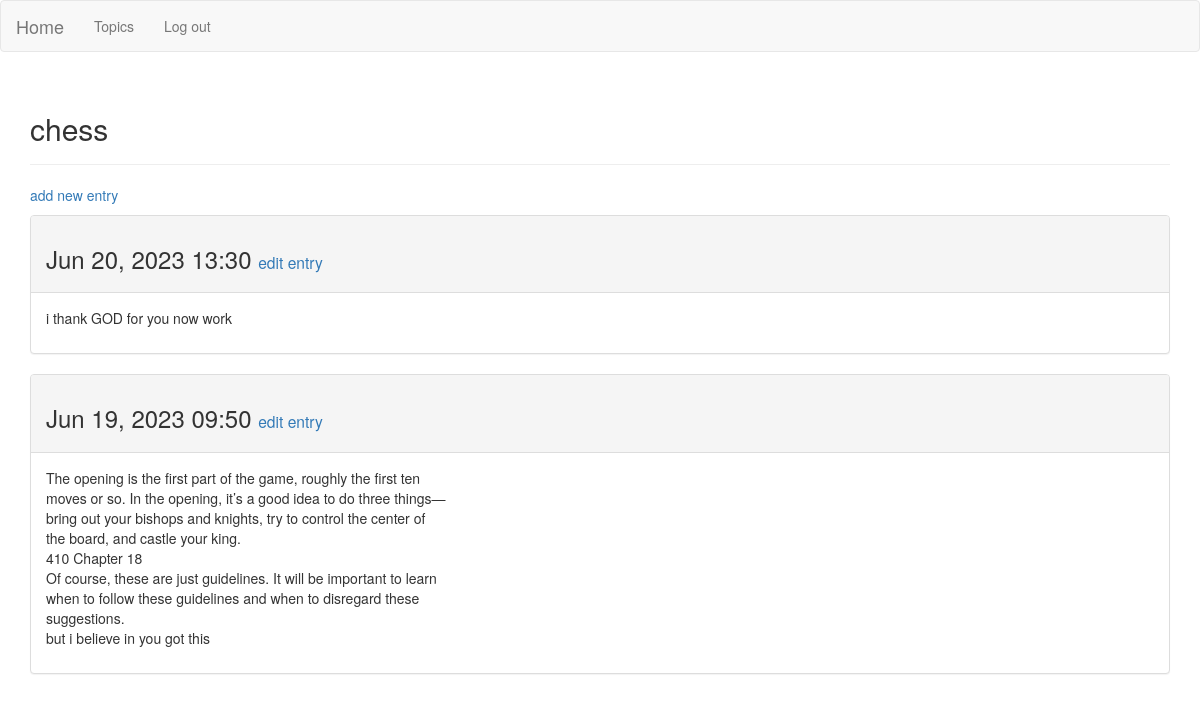
The page /topics/1/ (signed in) on the database its author committed.
### learning_logs/models.py (models this page shows, shortened)
class Topic(models.Model):
    text = models.CharField(max_length=200)
    date_added = models.DateTimeField(auto_now_add=True)
    owner = models.ForeignKey(User, on_delete=models.CASCADE)
    def __str__(self):
        return self.text

class Entry(models.Model):
    topic = models.ForeignKey(Topic, on_delete=models.CASCADE)
    text = models.TextField()
    date_added = models.DateTimeField(auto_now_add=True)
    class Meta:
        verbose_name_plural = "entries"

### learning_logs/views.py (the view)
# urls.py: path('topics/<int:topic_id>/', views.topic, name='topic'),
@login_required
def topic(request, topic_id):
    topic = get_object_or_404(Topic, id=topic_id, owner=request.user)
    entries = topic.entry_set.order_by('-date_added')
    context = {'topic': topic, 'entries': entries}
    return render(request, 'learning_logs/topic.html', context)

### learning_logs/templates/learning_logs/topic.html
{% extends 'learning_logs/base.html' %}
{% load bootstrap3 %}
{% block header %}
<h2>{{ topic }}</h2>
{% endblock header %}
{% block content %}
<p>
    <a href="{% url 'learning_logs:new_entry' topic.id %}">add new entry</a>
</p>
{% for entry in entries %}
<div class="panel panel-default">
    <div class="panel-heading">
        <h3>
            {{ entry.date_added|date:'M d, Y H:i' }}
            <small>
                <a href="{% url 'learning_logs:edit_entry' entry.id %}">edit entry</a>
            </small>
        </h3>
    </div>
    <div class="panel-body">
        {{ entry.text|linebreaks }}
    </div>
</div>
{% empty %}
<li>
    There are no entries for this topic yet.
</li>
{% endfor %}
{% endblock content %}

### learning_logs/templates/learning_logs/base.html (shortened to what this page needs)
{% load static %}
<!DOCTYPE html>
<html lang="en">
    <head>
        {% load bootstrap3 %}
        {% bootstrap_css %}
    </head>
    <body>
    <nav class="navbar navbar-default">
        <div class="container-fluid">
            <div class="navbar-header">
                <a class="navbar-brand" href="{% url 'learning_logs:index' %}">Home</a>
            </div>
            <div class="collapse navbar-collapse" id="navbarNav">
                <ul class="nav navbar-nav">
                    <li><a href="{% url 'learning_logs:topics' %}">Topics</a></li>
                    {% if user.is_authenticated %}
                        <li><a href="{% url 'users:logout' %}">Log out</a></li>
                    {% else %}
                        <li><a href="{% url 'users:register' %}">Register</a></li>
                        <li><a href="{% url 'users:login' %}">Log in</a></li>
                    {% endif %}
                </ul>
            </div>
        </div>
    </nav>
    <div class="container">
        <div class="page-header">
            {% block header %}{% endblock header %}
        </div>
        <div>
            {% block content %}{% endblock content %}
        </div>
    </div>
</body>
</html>

### rows shown on the page
Topic: text "chess"
Entry: date_added "Jun 20, 2023 13:30", text "i thank GOD for you now work"
Entry: date_added "Jun 19, 2023 09:50", text "The opening is the first part of the game, roughly the first ten moves or so. In the opening, it’s a good idea to do three things— bring out your bishops and knights, try to control the center of the board, and castle your king. 410 Chapter 18 Of course, these are just guidelines. It will be important to learn when to follow these guidelines and when to disregard these suggestions. but i believe in you got this"
